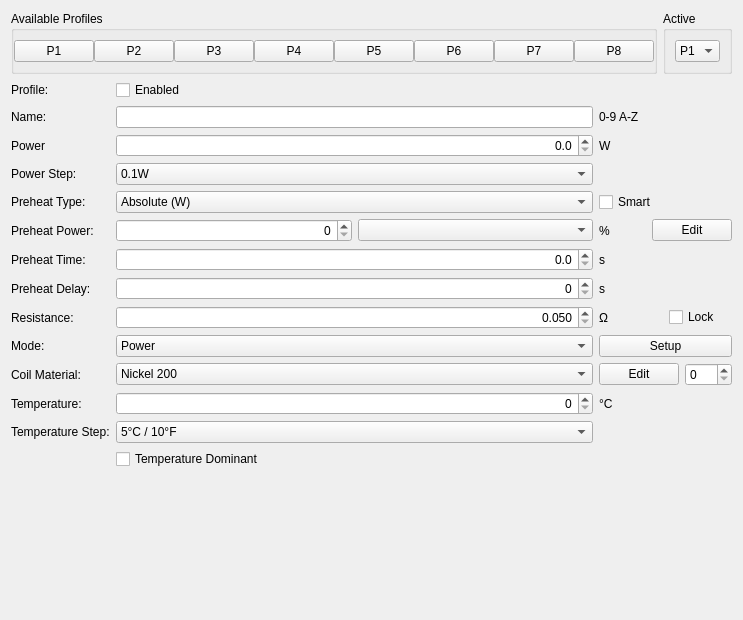
      <widget class="QWidget" name="tab">
       <attribute name="title">
        <string>Profile</string>
       </attribute>
       <layout class="QVBoxLayout" name="verticalLayout_3">
        <item>
         <layout class="QHBoxLayout" name="horizontalLayout_8">
          <item>
           <widget class="QGroupBox" name="groupBox">
            <property name="title">
             <string>Available Profiles</string>
            </property>
            <layout class="QHBoxLayout" name="horizontalLayout_6">
             <property name="spacing">
              <number>0</number>
             </property>
             <property name="leftMargin">
              <number>0</number>
             </property>
             <property name="rightMargin">
              <number>0</number>
             </property>
             <item>
              <widget class="QPushButton" name="profile0Btn">
               <property name="text">
                <string>P1</string>
               </property>
               <property name="checkable">
                <bool>true</bool>
               </property>
               <attribute name="buttonGroup">
                <string notr="true">profilesButtonGroup</string>
               </attribute>
              </widget>
             </item>
             <item>
              <widget class="QPushButton" name="profile1Btn">
               <property name="text">
                <string>P2</string>
               </property>
               <property name="checkable">
                <bool>true</bool>
               </property>
               <attribute name="buttonGroup">
                <string notr="true">profilesButtonGroup</string>
               </attribute>
              </widget>
             </item>
             <item>
              <widget class="QPushButton" name="profile2Btn">
               <property name="text">
                <string>P3</string>
               </property>
               <property name="checkable">
                <bool>true</bool>
               </property>
               <attribute name="buttonGroup">
                <string notr="true">profilesButtonGroup</string>
               </attribute>
              </widget>
             </item>
             <item>
              <widget class="QPushButton" name="profile3Btn">
               <property name="text">
                <string>P4</string>
               </property>
               <property name="checkable">
                <bool>true</bool>
               </property>
               <attribute name="buttonGroup">
                <string notr="true">profilesButtonGroup</string>
               </attribute>
              </widget>
             </item>
             <item>
              <widget class="QPushButton" name="profile4Btn">
               <property name="text">
                <string>P5</string>
               </property>
               <property name="checkable">
                <bool>true</bool>
               </property>
               <attribute name="buttonGroup">
                <string notr="true">profilesButtonGroup</string>
               </attribute>
              </widget>
             </item>
             <item>
              <widget class="QPushButton" name="profile5Btn">
               <property name="text">
                <string>P6</string>
               </property>
               <property name="checkable">
                <bool>true</bool>
               </property>
               <attribute name="buttonGroup">
                <string notr="true">profilesButtonGroup</string>
               </attribute>
              </widget>
             </item>
             <item>
              <widget class="QPushButton" name="profile6Btn">
               <property name="text">
                <string>P7</string>
               </property>
               <property name="checkable">
                <bool>true</bool>
               </property>
               <attribute name="buttonGroup">
                <string notr="true">profilesButtonGroup</string>
               </attribute>
              </widget>
             </item>
             <item>
              <widget class="QPushButton" name="profile7Btn">
               <property name="text">
                <string>P8</string>
               </property>
               <property name="checkable">
                <bool>true</bool>
               </property>
               <attribute name="buttonGroup">
                <string notr="true">profilesButtonGroup</string>
               </attribute>
              </widget>
             </item>
            </layout>
           </widget>
          </item>
          <item>
           <widget class="QGroupBox" name="groupBox_2">
            <property name="title">
             <string>Active</string>
            </property>
            <layout class="QHBoxLayout" name="horizontalLayout_7">
             <item>
              <widget class="QComboBox" name="profileActiveCombo">
               <item>
                <property name="text">
                 <string>P1</string>
                </property>
               </item>
               <item>
                <property name="text">
                 <string>P2</string>
                </property>
               </item>
               <item>
                <property name="text">
                 <string>P3</string>
                </property>
               </item>
               <item>
                <property name="text">
                 <string>P4</string>
                </property>
               </item>
               <item>
                <property name="text">
                 <string>P5</string>
                </property>
               </item>
               <item>
                <property name="text">
                 <string>P6</string>
                </property>
               </item>
               <item>
                <property name="text">
                 <string>P7</string>
                </property>
               </item>
               <item>
                <property name="text">
                 <string>P8</string>
                </property>
               </item>
              </widget>
             </item>
            </layout>
           </widget>
          </item>
         </layout>
        </item>
        <item>
         <layout class="QGridLayout" name="gridLayout">
          <item row="9" column="1">
           <widget class="QComboBox" name="profileModeCombo">
            <item>
             <property name="text">
              <string>Power</string>
             </property>
            </item>
            <item>
             <property name="text">
              <string>Temp. Control</string>
             </property>
            </item>
           </widget>
          </item>
          <item row="7" column="1">
           <widget class="QSpinBox" name="profilePreheatDelaySpin">
            <property name="alignment">
             <set>Qt::AlignRight|Qt::AlignTrailing|Qt::AlignVCenter</set>
            </property>
           </widget>
          </item>
          <item row="11" column="0">
           <widget class="QLabel" name="profileTempLabel">
            <property name="text">
             <string>Temperature:</string>
            </property>
           </widget>
          </item>
          <item row="12" column="0">
           <widget class="QLabel" name="profileTempStepLabel">
            <property name="text">
             <string>Temperature Step:</string>
            </property>
           </widget>
          </item>
          <item row="6" column="2">
           <widget class="QLabel" name="label_18">
            <property name="text">
             <string>s</string>
            </property>
           </widget>
          </item>
          <item row="9" column="2">
           <widget class="QPushButton" name="profileModeSetupBtn">
            <property name="text">
             <string>Setup</string>
            </property>
           </widget>
          </item>
          <item row="11" column="2">
           <widget class="QLabel" name="profileTempDegreesLabel">
            <property name="text">
             <string>°C</string>
            </property>
           </widget>
          </item>
          <item row="8" column="2">
           <layout class="QHBoxLayout" name="horizontalLayout_5">
            <item>
             <widget class="QLabel" name="label_20">
              <property name="text">
               <string>Ω</string>
              </property>
             </widget>
            </item>
            <item>
             <widget class="QCheckBox" name="profileResistanceLockCheck">
              <property name="text">
               <string>Lock</string>
              </property>
             </widget>
            </item>
           </layout>
          </item>
          <item row="1" column="1">
           <widget class="QLineEdit" name="profileNameEdit">
            <property name="maxLength">
             <number>8</number>
            </property>
            <property name="alignment">
             <set>Qt::AlignCenter</set>
            </property>
           </widget>
          </item>
          <item row="4" column="1">
           <widget class="QComboBox" name="profilePreheatTypeCombo">
            <item>
             <property name="text">
              <string>Absolute (W)</string>
             </property>
            </item>
            <item>
             <property name="text">
              <string>Relative (%)</string>
             </property>
            </item>
            <item>
             <property name="text">
              <string>Curve</string>
             </property>
            </item>
           </widget>
          </item>
          <item row="6" column="0">
           <widget class="QLabel" name="label_8">
            <property name="text">
             <string>Preheat Time:</string>
            </property>
           </widget>
          </item>
          <item row="0" column="0">
           <widget class="QLabel" name="label_2">
            <property name="text">
             <string>Profile:</string>
            </property>
           </widget>
          </item>
          <item row="10" column="0">
           <widget class="QLabel" name="profileCoilMaterialLabel">
            <property name="text">
             <string>Coil Material:</string>
            </property>
           </widget>
          </item>
          <item row="11" column="1">
           <widget class="QSpinBox" name="profileTempSpin">
            <property name="alignment">
             <set>Qt::AlignRight|Qt::AlignTrailing|Qt::AlignVCenter</set>
            </property>
            <property name="maximum">
             <number>300</number>
            </property>
           </widget>
          </item>
          <item row="1" column="0">
           <widget class="QLabel" name="label_3">
            <property name="text">
             <string>Name:</string>
            </property>
           </widget>
          </item>
          <item row="8" column="0">
           <widget class="QLabel" name="label_10">
            <property name="text">
             <string>Resistance:</string>
            </property>
           </widget>
          </item>
          <item row="4" column="2">
           <widget class="QCheckBox" name="profilePreheatSmartCheck">
            <property name="text">
             <string>Smart</string>
            </property>
           </widget>
          </item>
          <item row="2" column="0">
           <widget class="QLabel" name="label_4">
            <property name="text">
             <string>Power</string>
            </property>
           </widget>
          </item>
          <item row="5" column="0">
           <widget class="QLabel" name="profilePreheatLabel">
            <property name="text">
             <string>Preheat Power:</string>
            </property>
           </widget>
          </item>
          <item row="1" column="2">
           <widget class="QLabel" name="label_15">
            <property name="text">
             <string>0-9 A-Z</string>
            </property>
           </widget>
          </item>
          <item row="7" column="0">
           <widget class="QLabel" name="label_9">
            <property name="text">
             <string>Preheat Delay:</string>
            </property>
           </widget>
          </item>
          <item row="0" column="1">
           <widget class="QCheckBox" name="profileEnabledCheck">
            <property name="text">
             <string>Enabled</string>
            </property>
           </widget>
          </item>
          <item row="4" column="0">
           <widget class="QLabel" name="label_6">
            <property name="text">
             <string>Preheat Type:</string>
            </property>
           </widget>
          </item>
          <item row="2" column="2">
           <widget class="QLabel" name="label_16">
            <property name="text">
             <string>W</string>
            </property>
           </widget>
          </item>
          <item row="7" column="2">
           <widget class="QLabel" name="label_19">
            <property name="text">
             <string>s</string>
            </property>
           </widget>
          </item>
          <item row="3" column="0">
           <widget class="QLabel" name="label_5">
            <property name="text">
             <string>Power Step:</string>
            </property>
           </widget>
          </item>
          <item row="9" column="0">
           <widget class="QLabel" name="profileModeLabel">
            <property name="text">
             <string>Mode:</string>
            </property>
           </widget>
          </item>
          <item row="12" column="1">
           <widget class="QComboBox" name="profileTempStepCombo">
            <item>
             <property name="text">
              <string>5°C / 10°F</string>
             </property>
            </item>
            <item>
             <property name="text">
              <string>1°C / 2°F</string>
             </property>
            </item>
           </widget>
          </item>
          <item row="3" column="1">
           <widget class="QComboBox" name="profilePowerStepCombo">
            <item>
             <property name="text">
              <string>0.1W</string>
             </property>
            </item>
            <item>
             <property name="text">
              <string>1W</string>
             </property>
            </item>
           </widget>
          </item>
          <item row="10" column="1">
           <widget class="QComboBox" name="profileCoilMaterialCombo">
            <item>
             <property name="text">
              <string>Nickel 200</string>
             </property>
            </item>
            <item>
             <property name="text">
              <string>Titanium 1</string>
             </property>
            </item>
            <item>
             <property name="text">
              <string>SS 316</string>
             </property>
            </item>
            <item>
             <property name="text">
              <string>TCR</string>
             </property>
            </item>
            <item>
             <property name="text">
              <string>[TFR] Ni</string>
             </property>
            </item>
            <item>
             <property name="text">
              <string>[TFR] Ti</string>
             </property>
            </item>
            <item>
             <property name="text">
              <string>[TFR] 304</string>
             </property>
            </item>
            <item>
             <property name="text">
              <string>[TFR] 306</string>
             </property>
            </item>
            <item>
             <property name="text">
              <string>[TFR] 316L</string>
             </property>
            </item>
            <item>
             <property name="text">
              <string>[TFR] 321</string>
             </property>
            </item>
            <item>
             <property name="text">
              <string>[TFR] NF30</string>
             </property>
            </item>
            <item>
             <property name="text">
              <string>[TFR] NiFe</string>
             </property>
            </item>
           </widget>
          </item>
          <item row="13" column="1" colspan="2">
           <widget class="QCheckBox" name="profileTempDomCheck">
            <property name="text">
             <string>Temperature Dominant</string>
            </property>
           </widget>
          </item>
          <item row="2" column="1">
           <widget class="QDoubleSpinBox" name="profilePowerSpin">
            <property name="alignment">
             <set>Qt::AlignRight|Qt::AlignTrailing|Qt::AlignVCenter</set>
            </property>
            <property name="decimals">
             <number>1</number>
            </property>
           </widget>
          </item>
          <item row="6" column="1">
           <widget class="QDoubleSpinBox" name="profilePreheatTimeSpin">
            <property name="alignment">
             <set>Qt::AlignRight|Qt::AlignTrailing|Qt::AlignVCenter</set>
            </property>
            <property name="decimals">
             <number>1</number>
            </property>
           </widget>
          </item>
          <item row="8" column="1">
           <widget class="QDoubleSpinBox" name="profileResistanceSpin">
            <property name="alignment">
             <set>Qt::AlignRight|Qt::AlignTrailing|Qt::AlignVCenter</set>
            </property>
            <property name="decimals">
             <number>3</number>
            </property>
            <property name="minimum">
             <double>0.050000000000000</double>
            </property>
            <property name="maximum">
             <double>3.500000000000000</double>
            </property>
           </widget>
          </item>
          <item row="5" column="1">
           <layout class="QHBoxLayout" name="horizontalLayout">
            <item>
             <widget class="QSpinBox" name="profilePreheatPowerSpin">
              <property name="enabled">
               <bool>true</bool>
              </property>
              <property name="alignment">
               <set>Qt::AlignRight|Qt::AlignTrailing|Qt::AlignVCenter</set>
              </property>
              <property name="maximum">
               <number>100</number>
              </property>
             </widget>
            </item>
            <item>
             <widget class="QComboBox" name="profilePreheatCurveCombo"/>
            </item>
           </layout>
          </item>
          <item row="5" column="2">
           <layout class="QHBoxLayout" name="horizontalLayout_2">
            <item>
             <widget class="QLabel" name="profilePreheatPowerLabel">
              <property name="text">
               <string>%</string>
              </property>
             </widget>
            </item>
            <item>
             <widget class="QPushButton" name="profilePreheatCurveEditBtn">
              <property name="text">
               <string>Edit</string>
              </property>
             </widget>
            </item>
           </layout>
          </item>
          <item row="10" column="2">
           <layout class="QHBoxLayout" name="horizontalLayout_11">
            <item>
             <widget class="QPushButton" name="profileTfrBtn">
              <property name="text">
               <string>Edit</string>
              </property>
             </widget>
            </item>
            <item>
             <widget class="QSpinBox" name="profileTcrSpin">
              <property name="maximum">
               <number>999</number>
              </property>
             </widget>
            </item>
           </layout>
          </item>
         </layout>
        </item>
        <item>
         <spacer name="verticalSpacer">
          <property name="orientation">
           <enum>Qt::Vertical</enum>
          </property>
          <property name="sizeHint" stdset="0">
           <size>
            <width>20</width>
            <height>140</height>
           </size>
          </property>
         </spacer>
        </item>
       </layout>
      </widget>
